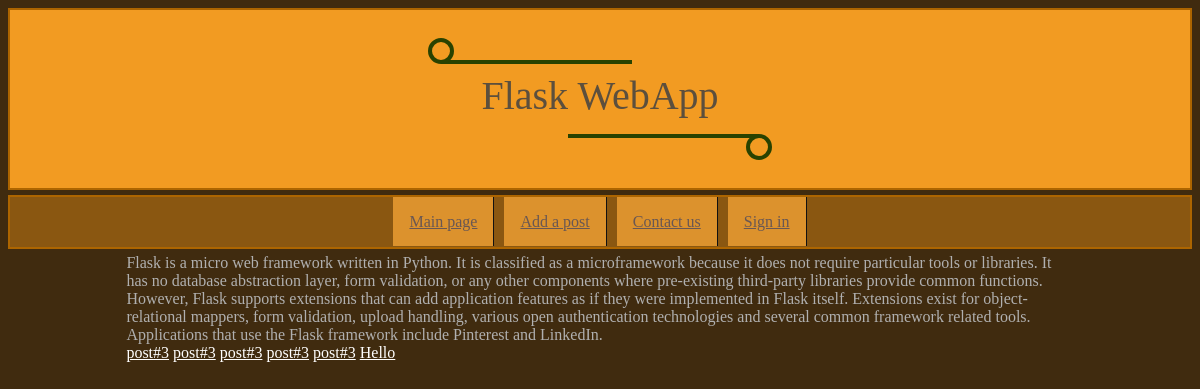
Before: / with the older database file.
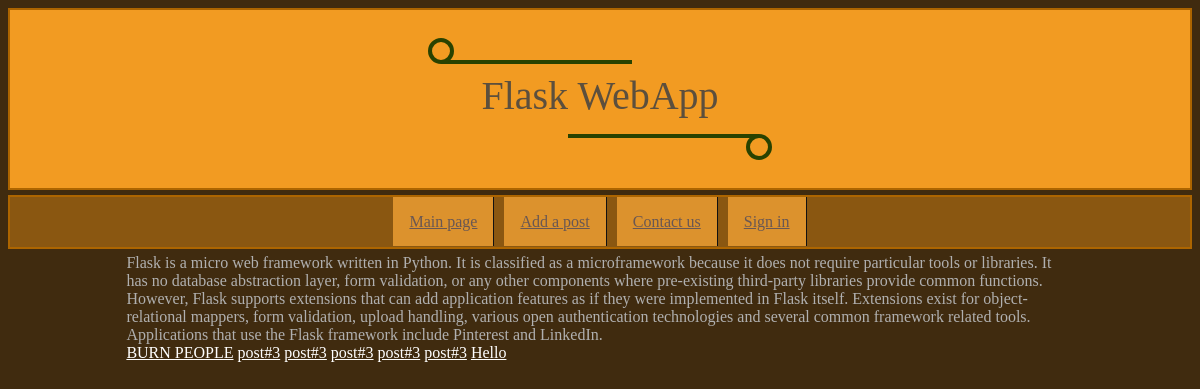
After: the same page with the newer database file.
### tables this page shows
CREATE TABLE posts(
        id INT,
        title TEXT,
        text TEXT,
        time TEXT
        );

### main.py (the view)
@app.route('/')
def main_page():
    db_temp = sql.connect(db_path)
    posts = execute_script(db_temp, sqlScripts['get_all_posts'], fetchall=True)
    return render_template('index.html', TITLE='Flask WebApp', menu=main_menu, posts=posts)

### database.py (called while the page is built)
def execute_script(db, script, values = None, fetchone = False, fetchall = False):
    db.row_factory = sql.Row
    cur = db.cursor()
    if values != None:
        cur.execute(script, values)
    else:
        cur.execute(script)
    if fetchone:
        return cur.fetchone()
    if fetchall:
        return cur.fetchall()
    db.commit()

### templates/index.html
{% extends 'base.html' %}
{% block custom_content %}
<div class="textblock">
    Flask is a micro web framework written in Python.
    It is classified as a microframework because
    it does not require particular tools or libraries.
    It has no database abstraction layer, form validation,
    or any other components where pre-existing third-party
    libraries provide common functions. However,
    Flask supports extensions that can add application
    features as if they were implemented in Flask itself.
    Extensions exist for object-relational mappers,
    form validation, upload handling, various open
    authentication technologies and several common
    framework related tools.
    Applications that use the Flask
    framework include Pinterest and LinkedIn.
</div>
<p><p>
<div class="textblock">
    {% for post in posts %}
    <a class='link' href="post/id{{ post['id'] }}">{{ post['title'] }}</a>
    {% endfor %}
</div>
{% endblock %}

### templates/base.html (shortened to what this page needs)
<!DOCTYPE html>
<html lang="en">
<head>
    <link type="text/css"
          href="{{ url_for('static', filename='css/styles.css') }}"
          rel="stylesheet">
</head>
<body>
{% block title %}
<div class="title"><h1><span>Flask WebApp</span></h1></div>
{% endblock %}
{% block main_menu %}
<nav class="main_menu">
  <ul>
    {% for item in menu %}
    <li><a href="{{ item['url'] }}">{{ item['title'] }}</a></li>
    {% endfor %}
  </ul>
</nav>
{% endblock %}
{% block custom_content %}
{% endblock %}
</body>
</html>

### static/css/styles.css (style rules this page uses)
body { color: #b0b0b0; background-color: #402b0f; }
.title { background: #f29b22; padding: 50px 20px; text-align: center; border: 2px solid #ad6500; }
a.link { color: rgb(255, 255, 255); }
.title h1 { font-weight: normal; font-family: 'Merriweather', serif; position: relative; display: inline-block; margin: 0; line-height: 1; color: #5c4f3d; font-size: 40px; padding: .4em 1em .55em; }
.title h1:before, .title h1:after { content: ""; position: absolute; width: 60%; height: .1em; background: #294200; }
.title h1:before { left: 0; top: 0; }
.title h1:after { right: 0; bottom: 0; }
.title h1 span:before, .title h1 span:after { content: ""; position: absolute; width: .65em; height: .65em; border: .1em solid #294200; border-radius: 50%; box-sizing: border-box; }
.title h1 span:before { top: -.55em; left: -.325em; }
.title h1 span:after { bottom: -.55em; right: -.325em; }
nav { display: block; width: auto; margin: 5px auto 5px; background: #8a5711; border: 2px solid #ad6500; height: 50px; }
.main_menu ul { padding: 0; position: relative; left:50%; float:left; }
.main_menu a { padding: 1em; background: rgba(230, 153, 48, .9); border-right: 1px solid #111111; color: #695753; }
.main_menu li { display: inline; position: relative; left:-50%; float:left; margin: 0 5px; }
.textblock { position: relative; left: 10%; float: left; width: 80%; }
a { color: blue; }

Changed rows visible on the page:
added posts: title "BURN PEOPLE"
